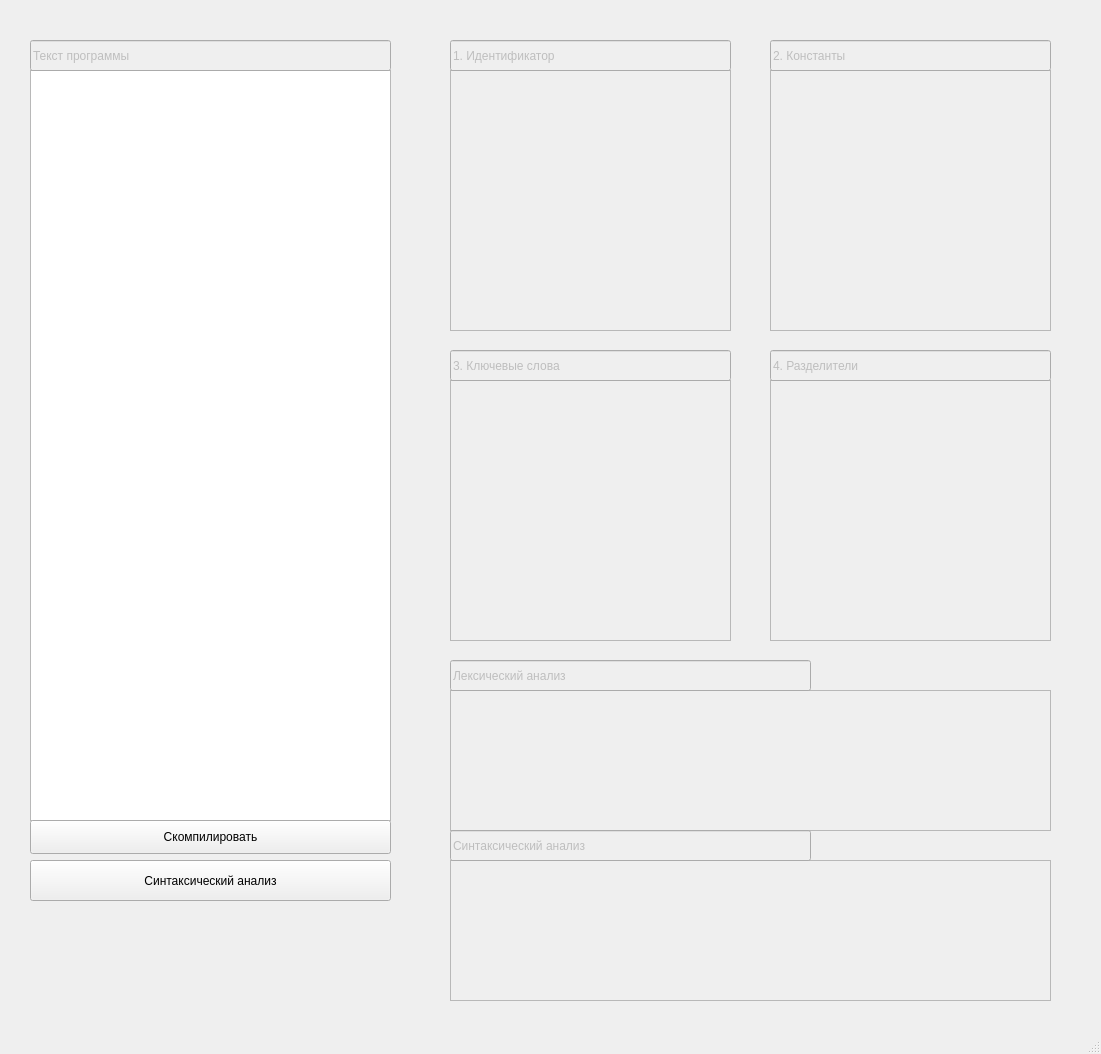
<?xml version="1.0" encoding="UTF-8"?>
<ui version="4.0">
 <class>MainWindow</class>
 <widget class="QMainWindow" name="MainWindow">
  <property name="geometry">
   <rect>
    <x>0</x>
    <y>0</y>
    <width>1101</width>
    <height>1054</height>
   </rect>
  </property>
  <property name="windowTitle">
   <string>MainWindow</string>
  </property>
  <widget class="QWidget" name="centralwidget">
   <widget class="QTextEdit" name="code_textEdit">
    <property name="geometry">
     <rect>
      <x>30</x>
      <y>70</y>
      <width>361</width>
      <height>751</height>
     </rect>
    </property>
   </widget>
   <widget class="QTableWidget" name="identifiers_tableWidget">
    <property name="enabled">
     <bool>false</bool>
    </property>
    <property name="geometry">
     <rect>
      <x>450</x>
      <y>70</y>
      <width>281</width>
      <height>261</height>
     </rect>
    </property>
   </widget>
   <widget class="QTableWidget" name="keywords_tableWidget">
    <property name="enabled">
     <bool>false</bool>
    </property>
    <property name="geometry">
     <rect>
      <x>450</x>
      <y>380</y>
      <width>281</width>
      <height>261</height>
     </rect>
    </property>
   </widget>
   <widget class="QTableWidget" name="constants_tableWidget">
    <property name="enabled">
     <bool>false</bool>
    </property>
    <property name="geometry">
     <rect>
      <x>770</x>
      <y>70</y>
      <width>281</width>
      <height>261</height>
     </rect>
    </property>
   </widget>
   <widget class="QTableWidget" name="seporators_tableWidget">
    <property name="enabled">
     <bool>false</bool>
    </property>
    <property name="geometry">
     <rect>
      <x>770</x>
      <y>380</y>
      <width>281</width>
      <height>261</height>
     </rect>
    </property>
   </widget>
   <widget class="QTextEdit" name="lexicalAnalysis_textEdit">
    <property name="enabled">
     <bool>false</bool>
    </property>
    <property name="geometry">
     <rect>
      <x>450</x>
      <y>690</y>
      <width>601</width>
      <height>141</height>
     </rect>
    </property>
   </widget>
   <widget class="QLineEdit" name="lineEdit">
    <property name="enabled">
     <bool>false</bool>
    </property>
    <property name="geometry">
     <rect>
      <x>30</x>
      <y>40</y>
      <width>361</width>
      <height>31</height>
     </rect>
    </property>
    <property name="text">
     <string>Текст программы</string>
    </property>
   </widget>
   <widget class="QLineEdit" name="lineEdit_2">
    <property name="enabled">
     <bool>false</bool>
    </property>
    <property name="geometry">
     <rect>
      <x>450</x>
      <y>40</y>
      <width>281</width>
      <height>31</height>
     </rect>
    </property>
    <property name="text">
     <string>1. Идентификатор</string>
    </property>
   </widget>
   <widget class="QLineEdit" name="lineEdit_3">
    <property name="enabled">
     <bool>false</bool>
    </property>
    <property name="geometry">
     <rect>
      <x>770</x>
      <y>40</y>
      <width>281</width>
      <height>31</height>
     </rect>
    </property>
    <property name="text">
     <string>2. Константы</string>
    </property>
   </widget>
   <widget class="QLineEdit" name="lineEdit_4">
    <property name="enabled">
     <bool>false</bool>
    </property>
    <property name="geometry">
     <rect>
      <x>450</x>
      <y>350</y>
      <width>281</width>
      <height>31</height>
     </rect>
    </property>
    <property name="text">
     <string>3. Ключевые слова</string>
    </property>
   </widget>
   <widget class="QLineEdit" name="lineEdit_5">
    <property name="enabled">
     <bool>false</bool>
    </property>
    <property name="geometry">
     <rect>
      <x>770</x>
      <y>350</y>
      <width>281</width>
      <height>31</height>
     </rect>
    </property>
    <property name="text">
     <string>4. Разделители</string>
    </property>
   </widget>
   <widget class="QLineEdit" name="lineEdit_6">
    <property name="enabled">
     <bool>false</bool>
    </property>
    <property name="geometry">
     <rect>
      <x>450</x>
      <y>660</y>
      <width>361</width>
      <height>31</height>
     </rect>
    </property>
    <property name="text">
     <string>Лексический анализ</string>
    </property>
   </widget>
   <widget class="QPushButton" name="compile_pushButton">
    <property name="geometry">
     <rect>
      <x>30</x>
      <y>820</y>
      <width>361</width>
      <height>34</height>
     </rect>
    </property>
    <property name="text">
     <string>Скомпилировать</string>
    </property>
   </widget>
   <widget class="QPushButton" name="sintax_pushButton">
    <property name="geometry">
     <rect>
      <x>30</x>
      <y>860</y>
      <width>361</width>
      <height>41</height>
     </rect>
    </property>
    <property name="text">
     <string>Синтаксический анализ</string>
    </property>
   </widget>
   <widget class="QTextEdit" name="sintaxlAnalysis_textEdit">
    <property name="enabled">
     <bool>false</bool>
    </property>
    <property name="geometry">
     <rect>
      <x>450</x>
      <y>860</y>
      <width>601</width>
      <height>141</height>
     </rect>
    </property>
   </widget>
   <widget class="QLineEdit" name="lineEdit_7">
    <property name="enabled">
     <bool>false</bool>
    </property>
    <property name="geometry">
     <rect>
      <x>450</x>
      <y>830</y>
      <width>361</width>
      <height>31</height>
     </rect>
    </property>
    <property name="text">
     <string>Синтаксический анализ</string>
    </property>
   </widget>
  </widget>
  <widget class="QMenuBar" name="menubar">
   <property name="geometry">
    <rect>
     <x>0</x>
     <y>0</y>
     <width>1101</width>
     <height>26</height>
    </rect>
   </property>
  </widget>
  <widget class="QStatusBar" name="statusbar"/>
 </widget>
 <resources/>
 <connections/>
</ui>
